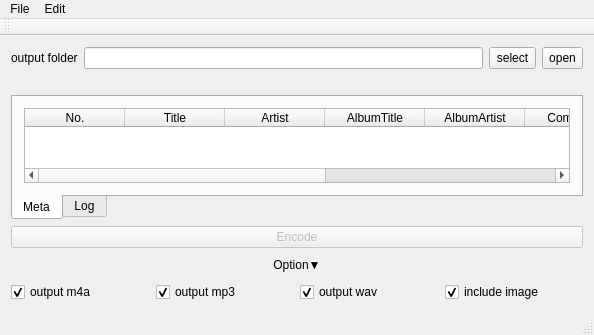
<?xml version="1.0" encoding="UTF-8"?>
<ui version="4.0">
 <class>MainWindow</class>
 <widget class="QMainWindow" name="MainWindow">
  <property name="geometry">
   <rect>
    <x>0</x>
    <y>0</y>
    <width>594</width>
    <height>335</height>
   </rect>
  </property>
  <property name="mouseTracking">
   <bool>true</bool>
  </property>
  <property name="acceptDrops">
   <bool>true</bool>
  </property>
  <property name="windowTitle">
   <string>EncodeUtility</string>
  </property>
  <widget class="QWidget" name="centralWidget">
   <layout class="QGridLayout" name="gridLayout">
    <item row="5" column="0">
     <widget class="QPushButton" name="expandOption">
      <property name="autoFillBackground">
       <bool>false</bool>
      </property>
      <property name="styleSheet">
       <string notr="true"/>
      </property>
      <property name="text">
       <string>Option▼</string>
      </property>
      <property name="flat">
       <bool>true</bool>
      </property>
     </widget>
    </item>
    <item row="2" column="0">
     <widget class="QLabel" name="artwork">
      <property name="sizePolicy">
       <sizepolicy hsizetype="Fixed" vsizetype="Fixed">
        <horstretch>0</horstretch>
        <verstretch>0</verstretch>
       </sizepolicy>
      </property>
      <property name="maximumSize">
       <size>
        <width>256</width>
        <height>128</height>
       </size>
      </property>
      <property name="text">
       <string/>
      </property>
     </widget>
    </item>
    <item row="4" column="0">
     <widget class="QPushButton" name="encodeButton">
      <property name="enabled">
       <bool>false</bool>
      </property>
      <property name="sizePolicy">
       <sizepolicy hsizetype="Expanding" vsizetype="Fixed">
        <horstretch>0</horstretch>
        <verstretch>0</verstretch>
       </sizepolicy>
      </property>
      <property name="maximumSize">
       <size>
        <width>16777215</width>
        <height>16777215</height>
       </size>
      </property>
      <property name="text">
       <string>Encode</string>
      </property>
     </widget>
    </item>
    <item row="0" column="0">
     <layout class="QVBoxLayout" name="verticalLayout">
      <item>
       <layout class="QHBoxLayout" name="horizontalLayout">
        <item>
         <widget class="QLabel" name="label">
          <property name="text">
           <string>output folder</string>
          </property>
         </widget>
        </item>
        <item>
         <widget class="QLineEdit" name="outputFolderPath"/>
        </item>
        <item>
         <widget class="QToolButton" name="selectFolder">
          <property name="sizePolicy">
           <sizepolicy hsizetype="Fixed" vsizetype="Fixed">
            <horstretch>0</horstretch>
            <verstretch>0</verstretch>
           </sizepolicy>
          </property>
          <property name="minimumSize">
           <size>
            <width>0</width>
            <height>22</height>
           </size>
          </property>
          <property name="text">
           <string>select</string>
          </property>
         </widget>
        </item>
        <item>
         <widget class="QToolButton" name="openFolder">
          <property name="sizePolicy">
           <sizepolicy hsizetype="Fixed" vsizetype="Fixed">
            <horstretch>0</horstretch>
            <verstretch>0</verstretch>
           </sizepolicy>
          </property>
          <property name="minimumSize">
           <size>
            <width>0</width>
            <height>22</height>
           </size>
          </property>
          <property name="text">
           <string>open</string>
          </property>
         </widget>
        </item>
       </layout>
      </item>
     </layout>
    </item>
    <item row="3" column="0">
     <widget class="QTabWidget" name="tabWidget">
      <property name="tabPosition">
       <enum>QTabWidget::South</enum>
      </property>
      <property name="currentIndex">
       <number>0</number>
      </property>
      <property name="elideMode">
       <enum>Qt::ElideNone</enum>
      </property>
      <widget class="QWidget" name="tab">
       <attribute name="title">
        <string>Meta</string>
       </attribute>
       <layout class="QGridLayout" name="gridLayout_3">
        <item row="0" column="0">
         <widget class="QTableWidget" name="tableWidget">
          <property name="dragDropMode">
           <enum>QAbstractItemView::DragOnly</enum>
          </property>
          <attribute name="horizontalHeaderStretchLastSection">
           <bool>true</bool>
          </attribute>
          <attribute name="verticalHeaderVisible">
           <bool>false</bool>
          </attribute>
          <column>
           <property name="text">
            <string>No.</string>
           </property>
          </column>
          <column>
           <property name="text">
            <string>Title</string>
           </property>
          </column>
          <column>
           <property name="text">
            <string>Artist</string>
           </property>
          </column>
          <column>
           <property name="text">
            <string>AlbumTitle</string>
           </property>
          </column>
          <column>
           <property name="text">
            <string>AlbumArtist</string>
           </property>
          </column>
          <column>
           <property name="text">
            <string>Composer</string>
           </property>
          </column>
          <column>
           <property name="text">
            <string>Group</string>
           </property>
          </column>
          <column>
           <property name="text">
            <string>Genre</string>
           </property>
          </column>
          <column>
           <property name="text">
            <string>Year</string>
           </property>
          </column>
         </widget>
        </item>
       </layout>
      </widget>
      <widget class="QWidget" name="tab_2">
       <attribute name="title">
        <string>Log</string>
       </attribute>
       <layout class="QGridLayout" name="gridLayout_2">
        <item row="0" column="0">
         <widget class="QPlainTextEdit" name="logWidget">
          <property name="readOnly">
           <bool>true</bool>
          </property>
         </widget>
        </item>
       </layout>
      </widget>
     </widget>
    </item>
    <item row="6" column="0">
     <layout class="QHBoxLayout" name="horizontalLayout_2">
      <item>
       <widget class="QCheckBox" name="outputM4a">
        <property name="text">
         <string>output m4a</string>
        </property>
        <property name="checked">
         <bool>true</bool>
        </property>
       </widget>
      </item>
      <item>
       <widget class="QCheckBox" name="outputMp3">
        <property name="text">
         <string>output mp3</string>
        </property>
        <property name="checked">
         <bool>true</bool>
        </property>
       </widget>
      </item>
      <item>
       <widget class="QCheckBox" name="outputWav">
        <property name="text">
         <string>output wav</string>
        </property>
        <property name="checked">
         <bool>true</bool>
        </property>
       </widget>
      </item>
      <item>
       <widget class="QCheckBox" name="includeImage">
        <property name="text">
         <string>include image</string>
        </property>
        <property name="checked">
         <bool>true</bool>
        </property>
       </widget>
      </item>
     </layout>
    </item>
   </layout>
  </widget>
  <widget class="QMenuBar" name="menuBar">
   <property name="geometry">
    <rect>
     <x>0</x>
     <y>0</y>
     <width>594</width>
     <height>20</height>
    </rect>
   </property>
   <widget class="QMenu" name="menuEdit">
    <property name="title">
     <string>Edit</string>
    </property>
    <addaction name="actionClear_All_Items"/>
    <addaction name="separator"/>
    <addaction name="actionSettings"/>
   </widget>
   <widget class="QMenu" name="menuFile">
    <property name="title">
     <string>File</string>
    </property>
    <addaction name="actionSave_file"/>
    <addaction name="actionLoad_file"/>
   </widget>
   <addaction name="menuFile"/>
   <addaction name="menuEdit"/>
  </widget>
  <widget class="QToolBar" name="mainToolBar">
   <attribute name="toolBarArea">
    <enum>TopToolBarArea</enum>
   </attribute>
   <attribute name="toolBarBreak">
    <bool>false</bool>
   </attribute>
  </widget>
  <widget class="QStatusBar" name="statusBar"/>
  <action name="actionClear_All_Items">
   <property name="text">
    <string>Clear All Items</string>
   </property>
  </action>
  <action name="actionSettings">
   <property name="text">
    <string>Settings...</string>
   </property>
  </action>
  <action name="actionSave_file">
   <property name="enabled">
    <bool>false</bool>
   </property>
   <property name="text">
    <string>Save project file</string>
   </property>
  </action>
  <action name="actionLoad_file">
   <property name="text">
    <string>Load project file</string>
   </property>
  </action>
 </widget>
 <layoutdefault spacing="6" margin="11"/>
 <resources/>
 <connections/>
</ui>
